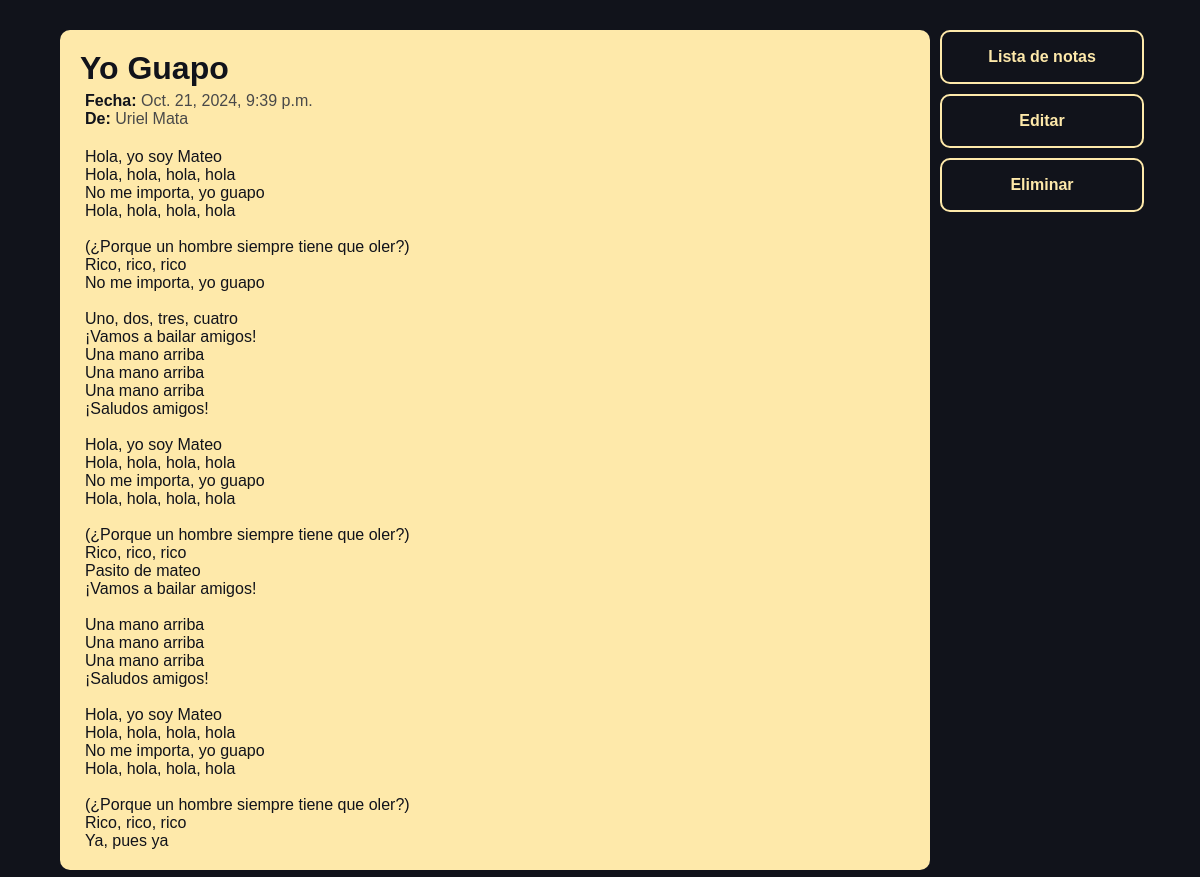
Page /notes/8/ on the committed database.
### notes_MataCastellanos_RamirezOrnelas/models.py (models this page shows, shortened)
class Note(models.Model):
    user = models.ForeignKey(User, on_delete=models.CASCADE, related_name='notes')
    title = models.CharField(max_length=200)
    content = models.TextField()
    creation_date = models.DateTimeField(auto_now_add=True)

### notes_MataCastellanos_RamirezOrnelas/views.py (the view)
# urls.py: path("<int:id>/",views.Detalle_notas, name="Detalle"),
def Detalle_notas(request, id):
    nota = get_object_or_404(Note, pk=id)
    context = {"Nota":nota}
    return render(request, "notes_MataCastellanos_RamirezOrnelas/note_detail_MataCastellanos_RamirezOrnelas.html", context)

### notes_MataCastellanos_RamirezOrnelas/templates/notes_MataCastellanos_RamirezOrnelas/note_detail_MataCastellanos_RamirezOrnelas.html (shortened to what this page needs)
<!DOCTYPE html>
<html lang="en">
<head>
    {% load static %}
    <link rel="stylesheet" href="{% static "notes_MataCastellanos_RamirezOrnelas/css/prefix.css" %}">
    <link rel="stylesheet" href="{% static "notes_MataCastellanos_RamirezOrnelas/css/detalle.css" %}">
</head>
<body>
    <div class="cont-todo">
        <div class="cont-nota">
            <h1>{{ Nota.title }}</h1>
            <p><span>Fecha:</span> {{ Nota.creation_date }}</p>
            <p><span>De:</span> {{ Nota.user.get_full_name }}</p>
            <p class="txt-contenido">{{ Nota.content }}</p>
        </div>
        <div class="cont-opciones">
            <a href="{% url "notes_MataCastellanos_RamirezOrnelas:Lista" %}">
                Lista de notas
            </a>
            <a href="{% url "notes_MataCastellanos_RamirezOrnelas:Edicion" Nota.id %}">
                Editar
            </a>
            <a href="{% url "notes_MataCastellanos_RamirezOrnelas:Eliminacion" Nota.id %}">
                Eliminar
            </a>
        </div>
    </div>
</body>
</html>

### notes_MataCastellanos_RamirezOrnelas/static/notes_MataCastellanos_RamirezOrnelas/css/prefix.css (style rules this page uses)
* { font-family: Arial, Helvetica, sans-serif; }
:root { --primario: rgb(255, 255, 255); --secundario: #11131b; --terciario: rgb(73, 73, 73); --notas: #fee9aa; --notas_sombra: #fff4d2;; }

### notes_MataCastellanos_RamirezOrnelas/static/notes_MataCastellanos_RamirezOrnelas/css/detalle.css (style rules this page uses)
body { background-color: var(--secundario); display: flex; justify-content: center; align-items: center; padding: 0; margin: 0; width: 100%; height: auto; min-height: 100vh; gap: 10px; }
.cont-todo { width: 90%; display: grid; grid-template-columns: calc(100% - 210px) 200px; grid-template-rows: auto; min-height: 70vh; height: 70%; justify-content: space-between; }
.cont-nota { width: 100%; background-color: var(--notas); border-radius: 10px; padding: 20px; box-sizing: border-box; overflow: auto; margin-top: 30px; margin-bottom: 30px; grid-column: 1; }
.cont-nota p { margin: 0; margin-left: 5px; font-size: 1rem; color: var(--terciario); white-space: normal; overflow: hidden; }
.cont-nota p span { color: var(--secundario); font-weight: bold; }
h1 { margin: 0; padding: 0; font-size: 2rem; color: var(--secundario); margin-bottom: 5px; }
.cont-nota .txt-contenido { margin-top: 20px; color: var(--secundario); white-space: pre-wrap }
.cont-opciones { height: 70%; width: 200px; min-height: 70vh; display: flex; flex-direction: column; gap: 10px; grid-column: 2; margin-top: 30px; }
.cont-opciones a { display: flex; width: 100%; height: 50px; border-radius: 10px; background-color: var(--secundario); justify-content: center; align-items: center; text-decoration: none; color: var(--notas); border: 2px solid var(--notas); font-weight: bold; transition: 0.2s; cursor: pointer; }

### rows in the picture
Note: title "Yo Guapo", creation_date "Oct. 21, 2024, 9:39 p.m.", user.get_full_name "Uriel Mata", content "Hola, yo soy Mateo Hola, hola, hola, hola No me importa, yo guapo Hola, hola, hola, hola (¿Porque un hombre siempre tiene que oler?) Rico, rico, rico No me importa, yo guapo Uno, dos, tres, cuatro ¡Vamos a bailar amigos! Una mano arriba Una mano arriba Una mano arriba ¡Saludos amigos! Hola, yo soy Mateo Hola, hola, hola, hola No me importa, yo guapo Hola, hola, hola, hola (¿Porque un hombre siempre tiene que oler?) Rico, rico, rico Pasito de mateo ¡Vamos a bailar amigos! Una mano arriba Una mano arriba Una mano arriba ¡Saludos amigos! Hola, yo soy Mateo Hola, hola, hola, hola No me importa, yo guapo Hola, hola, hola, hola (¿Porque un hombre siempre tiene que oler?) Rico, rico, rico Ya, pues…"
